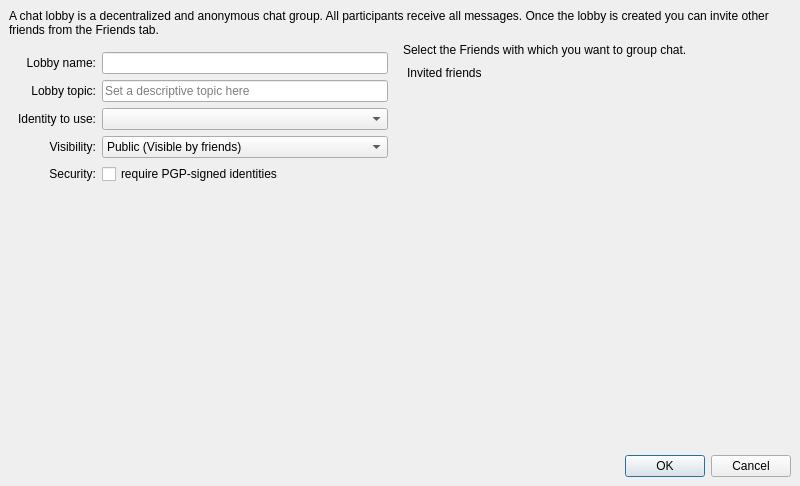
<?xml version="1.0" encoding="UTF-8"?>
<ui version="4.0">
 <class>CreateLobbyDialog</class>
 <widget class="QDialog" name="CreateLobbyDialog">
  <property name="geometry">
   <rect>
    <x>0</x>
    <y>0</y>
    <width>800</width>
    <height>486</height>
   </rect>
  </property>
  <property name="windowTitle">
   <string>Create Chat Lobby</string>
  </property>
  <property name="windowIcon">
   <iconset resource="../images.qrc">
    <normaloff>:/images/logo/logo_32.png</normaloff>:/images/logo/logo_32.png</iconset>
  </property>
  <layout class="QVBoxLayout" name="verticalLayout_2">
   <property name="spacing">
    <number>0</number>
   </property>
   <property name="margin">
    <number>0</number>
   </property>
   <item>
    <widget class="HeaderFrame" name="headerFrame"/>
   </item>
   <item>
    <widget class="QFrame" name="frame">
     <layout class="QVBoxLayout" name="verticalLayout_3">
      <item>
       <widget class="StyledLabel" name="lobbyInfoLabel">
        <property name="text">
         <string>A chat lobby is a decentralized and anonymous chat group. All participants receive all messages. Once the lobby is created you can invite other friends from the Friends tab.</string>
        </property>
        <property name="wordWrap">
         <bool>true</bool>
        </property>
       </widget>
      </item>
      <item>
       <layout class="QHBoxLayout" name="horizontalLayout_2">
        <item>
         <widget class="QFrame" name="lobbyFrame">
          <layout class="QVBoxLayout" name="verticalLayout">
           <item>
            <layout class="QGridLayout" name="gridLayout_3">
             <item row="0" column="0">
              <widget class="QLabel" name="label_3">
               <property name="text">
                <string>Lobby name:</string>
               </property>
               <property name="alignment">
                <set>Qt::AlignRight|Qt::AlignTrailing|Qt::AlignVCenter</set>
               </property>
              </widget>
             </item>
             <item row="0" column="2">
              <widget class="QLineEdit" name="lobbyName_LE"/>
             </item>
             <item row="1" column="0">
              <widget class="QLabel" name="label_7">
               <property name="text">
                <string>Lobby topic:</string>
               </property>
               <property name="alignment">
                <set>Qt::AlignRight|Qt::AlignTrailing|Qt::AlignVCenter</set>
               </property>
              </widget>
             </item>
             <item row="1" column="2">
              <widget class="QLineEdit" name="lobbyTopic_LE">
               <property name="placeholderText">
                <string>Set a descriptive topic here</string>
               </property>
              </widget>
             </item>
             <item row="2" column="0">
              <widget class="QLabel" name="label_4">
               <property name="text">
                <string>Identity to use:</string>
               </property>
               <property name="alignment">
                <set>Qt::AlignRight|Qt::AlignTrailing|Qt::AlignVCenter</set>
               </property>
              </widget>
             </item>
             <item row="3" column="0">
              <widget class="QLabel" name="label_6">
               <property name="text">
                <string>Visibility:</string>
               </property>
               <property name="alignment">
                <set>Qt::AlignRight|Qt::AlignTrailing|Qt::AlignVCenter</set>
               </property>
              </widget>
             </item>
             <item row="3" column="2">
              <widget class="QComboBox" name="security_CB">
               <item>
                <property name="text">
                 <string>Public (Visible by friends)</string>
                </property>
               </item>
               <item>
                <property name="text">
                 <string>Private (Works on invitation only)</string>
                </property>
               </item>
              </widget>
             </item>
             <item row="2" column="2">
              <widget class="GxsIdChooser" name="idChooser_CB"/>
             </item>
             <item row="4" column="2">
              <widget class="QCheckBox" name="pgp_signed_CB">
               <property name="toolTip">
                <string>&lt;html&gt;&lt;head/&gt;&lt;body&gt;&lt;p&gt;If you check this, only PGP-signed ids can be used to join and talk in this lobby. This limitation prevents anonymous spamming as it becomes possible for at least some people in the lobby to locate the spammer's node.&lt;/p&gt;&lt;/body&gt;&lt;/html&gt;</string>
               </property>
               <property name="text">
                <string>require PGP-signed identities</string>
               </property>
              </widget>
             </item>
             <item row="4" column="0">
              <widget class="QLabel" name="label">
               <property name="layoutDirection">
                <enum>Qt::LeftToRight</enum>
               </property>
               <property name="text">
                <string>Security:</string>
               </property>
               <property name="alignment">
                <set>Qt::AlignRight|Qt::AlignTrailing|Qt::AlignVCenter</set>
               </property>
              </widget>
             </item>
            </layout>
           </item>
           <item>
            <spacer name="verticalSpacer">
             <property name="orientation">
              <enum>Qt::Vertical</enum>
             </property>
             <property name="sizeHint" stdset="0">
              <size>
               <width>20</width>
               <height>40</height>
              </size>
             </property>
            </spacer>
           </item>
          </layout>
         </widget>
        </item>
        <item>
         <layout class="QGridLayout" name="gridLayout">
          <item row="0" column="0">
           <widget class="QLabel" name="label_2">
            <property name="text">
             <string>Select the Friends with which you want to group chat.</string>
            </property>
           </widget>
          </item>
          <item row="1" column="0">
           <widget class="QDockWidget" name="contactsdockWidget">
            <property name="enabled">
             <bool>true</bool>
            </property>
            <property name="sizePolicy">
             <sizepolicy hsizetype="Preferred" vsizetype="Preferred">
              <horstretch>0</horstretch>
              <verstretch>0</verstretch>
             </sizepolicy>
            </property>
            <property name="maximumSize">
             <size>
              <width>52487</width>
              <height>524287</height>
             </size>
            </property>
            <property name="sizeIncrement">
             <size>
              <width>220</width>
              <height>0</height>
             </size>
            </property>
            <property name="baseSize">
             <size>
              <width>0</width>
              <height>0</height>
             </size>
            </property>
            <property name="floating">
             <bool>false</bool>
            </property>
            <property name="features">
             <set>QDockWidget::NoDockWidgetFeatures</set>
            </property>
            <property name="windowTitle">
             <string>Invited friends</string>
            </property>
            <widget class="QWidget" name="dockWidgetContents">
             <layout class="QGridLayout" name="_2">
              <property name="margin">
               <number>0</number>
              </property>
              <property name="spacing">
               <number>0</number>
              </property>
              <item row="0" column="0">
               <widget class="FriendSelectionWidget" name="keyShareList" native="true">
                <property name="sizePolicy">
                 <sizepolicy hsizetype="Preferred" vsizetype="Expanding">
                  <horstretch>0</horstretch>
                  <verstretch>4</verstretch>
                 </sizepolicy>
                </property>
                <property name="minimumSize">
                 <size>
                  <width>20</width>
                  <height>0</height>
                 </size>
                </property>
                <property name="maximumSize">
                 <size>
                  <width>1677215</width>
                  <height>16777215</height>
                 </size>
                </property>
                <property name="sizeIncrement">
                 <size>
                  <width>0</width>
                  <height>0</height>
                 </size>
                </property>
                <property name="baseSize">
                 <size>
                  <width>0</width>
                  <height>0</height>
                 </size>
                </property>
               </widget>
              </item>
             </layout>
            </widget>
           </widget>
          </item>
         </layout>
        </item>
       </layout>
      </item>
      <item>
       <layout class="QHBoxLayout" name="horizontalLayout">
        <property name="sizeConstraint">
         <enum>QLayout::SetDefaultConstraint</enum>
        </property>
        <property name="rightMargin">
         <number>0</number>
        </property>
        <item>
         <widget class="QDialogButtonBox" name="buttonBox">
          <property name="standardButtons">
           <set>QDialogButtonBox::Cancel|QDialogButtonBox::Ok</set>
          </property>
         </widget>
        </item>
       </layout>
      </item>
     </layout>
    </widget>
   </item>
  </layout>
 </widget>
 <customwidgets>
  <customwidget>
   <class>StyledLabel</class>
   <extends>QLabel</extends>
   <header>gui/common/StyledLabel.h</header>
  </customwidget>
  <customwidget>
   <class>HeaderFrame</class>
   <extends>QFrame</extends>
   <header>gui/common/HeaderFrame.h</header>
   <container>1</container>
  </customwidget>
  <customwidget>
   <class>FriendSelectionWidget</class>
   <extends>QWidget</extends>
   <header>gui/common/FriendSelectionWidget.h</header>
   <container>1</container>
  </customwidget>
  <customwidget>
   <class>GxsIdChooser</class>
   <extends>QComboBox</extends>
   <header>gui/gxs/GxsIdChooser.h</header>
  </customwidget>
 </customwidgets>
 <resources>
  <include location="../images.qrc"/>
 </resources>
 <connections/>
</ui>
